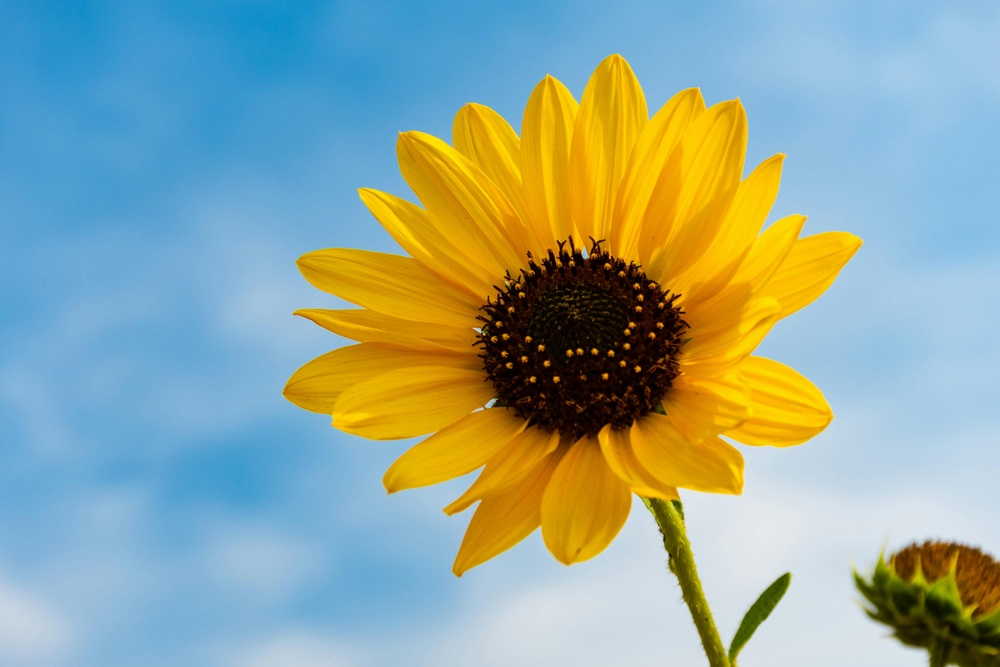
#> input picture sunflower.jpg, 1000 x 667 px, shrunk from 5568 x 3712 before the run
$ jupyter execute Lab-6.ipynb
#> lines starting #> are read from the running program, lines starting #| are printed output that depends on the picture
# **Lab 6**

[cell 1]
import numpy as np
import matplotlib.pyplot as plt
from skimage.segmentation import active_contour
from skimage.io import imread

[cell 2]
image = imread('sunflower.jpg', as_gray=True)
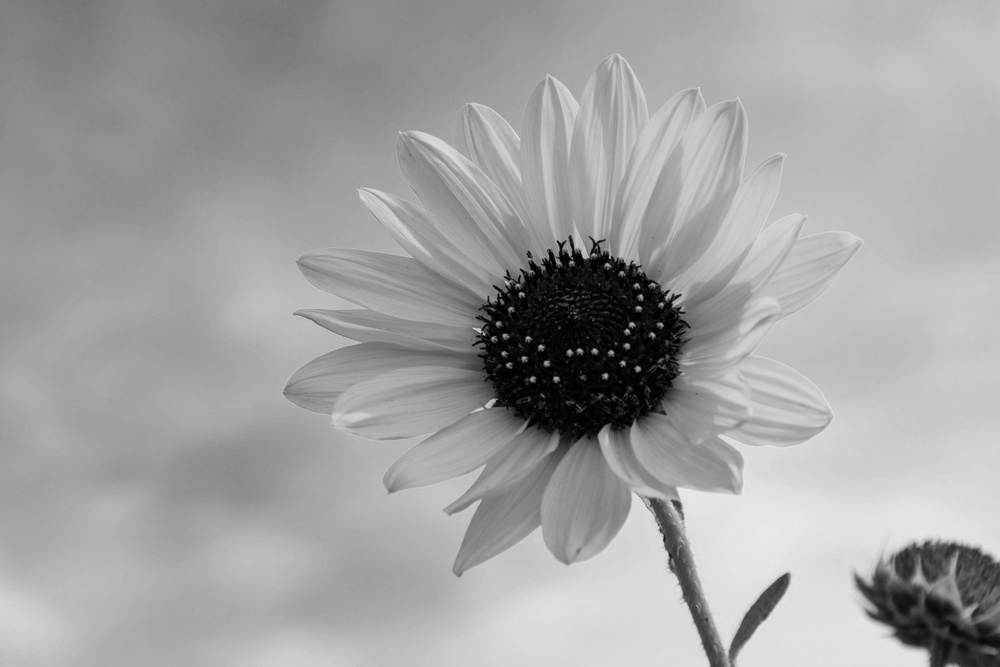
#> image: shape (667, 1000) float64; min 0, max 0.916, mean 0.636

## **Active Contour**

**Initialize the snake contour**

[cell 3]
s = np.linspace(0, 2*np.pi, 100)
x = 100 + 100*np.cos(s)
y = 100 + 100*np.sin(s)
init = np.array([x, y]).T

**Apply active contour algorithm**

[cell 4]
snake = active_contour(image, init, alpha=0.015, beta=10, gamma=0.001)
#> snake = 100 pairs, first value 93.8 to 107.7, second value 97.07 to 102.3

[cell 5]
plt.figure(figsize=(8, 8))
plt.imshow(image, cmap='gray')
plt.plot(init[:, 0], init[:, 1], '--r', lw=3)
plt.plot(snake[:, 0], snake[:, 1], '-b', lw=3)
plt.axis('off')
plt.title('Active Contour Segmentation')
plt.show()
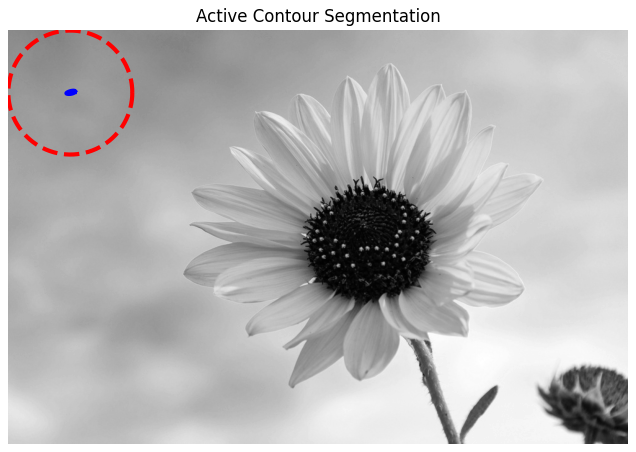
#> figure drawn by matplotlib, 1 panel
